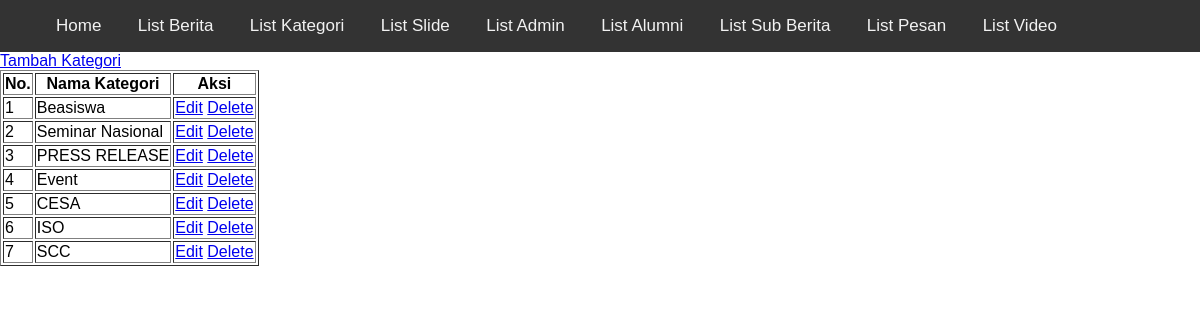
/admin/list_kategori.php, run on the app's committed database.
### tables this page shows
CREATE TABLE `kategori` (
  `id_kategori` int(5) NOT NULL,
  `nama_kategori` varchar(100) NOT NULL
);

### admin/function.php (called while the page is built, shortened)
<?php
$conn = mysqli_connect("localhost","root","","berita_kita");
function query($query){
    global $conn;
    $result= mysqli_query($conn,$query);
    $rows=[];
    while($row=mysqli_fetch_assoc($result)){
        $rows[]=$row;
    }
    return $rows;
}
?>

### admin/list_kategori.php (the view)
<?php
include "layout/header.php";
require 'function.php';
$ktgr = query("SELECT * FROM kategori ORDER BY id_kategori ASC");
?>
<div class="table-semua">
    <a href="tambah_kategori.php">Tambah Kategori</a>
    <table border="1">
        <thead>
            <tr>
                <th>No.</th>
                <th>Nama Kategori</th>
                <th>Aksi</th>
            </tr>
        </thead>
        <tbody>
        <?php $i=1; ?>
        <?php foreach($ktgr as $row):?>
            <tr>
                <td><?= $i; ?></td>
                <td><?=$row["nama_kategori"];?></td>
                <td>
                    <a href="edit_kategori.php?id=<?=$row["id_kategori"];?>">Edit</a>
                    <a href="delete/delete_kategori.php?id=<?=$row["id_kategori"];?>"onclick="return confirm('yakin?');">Delete</a>
                </td>
            </tr>
        <?php $i++ ?>
        <?php endforeach ?>
        </tbody>
    </table>
</div>

### admin/layout/header.php (style rules this page uses)
body { margin: 0; font-family: Arial, Helvetica, sans-serif; }

### data on the page
kategori: nama_kategori "Beasiswa"
kategori: nama_kategori "Seminar Nasional"
kategori: nama_kategori "PRESS RELEASE"
kategori: nama_kategori "Event"
kategori: nama_kategori "CESA"
kategori: nama_kategori "ISO"
kategori: nama_kategori "SCC"
